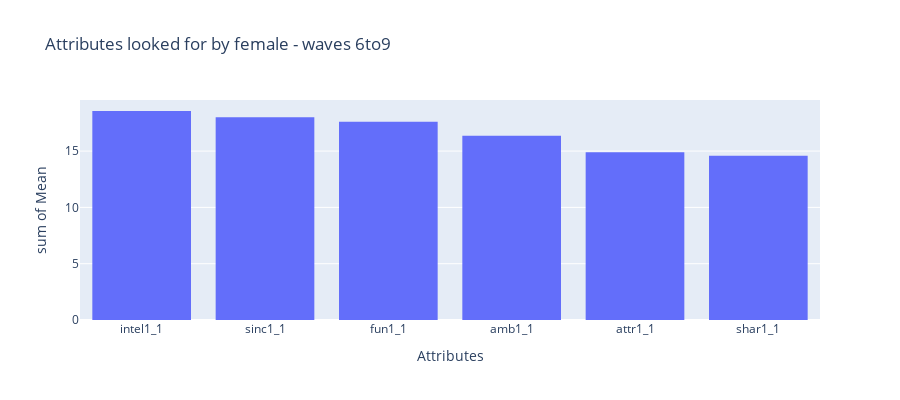
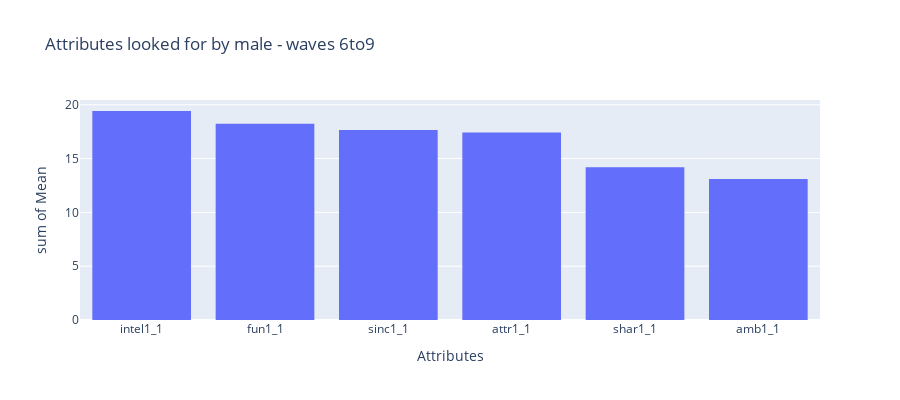

The code cell stored with these charts, in order, in its notebook:
### Markdown cell above
##### Waves 6-9

### Code cell
df_waves_6to9_female = df_waves_6to9.loc[df_waves_6to9["gender"]==0,:]\
                .drop(["gender", "wave"], axis=1)\
                .mean()\
                .sort_values(ascending=False)\
                .reset_index()

df_waves_6to9_male = df_waves_6to9.loc[df_waves_6to9["gender"]==1,:]\
                .drop(["gender", "wave"], axis=1)\
                .mean()\
                .sort_values(ascending=False)\
                .reset_index()

df_waves_6to9_female.columns = ['Attributes', 'Mean']
display(df_waves_6to9_female)
df_waves_6to9_male.columns = ['Attributes', 'Mean']
display(df_waves_6to9_male)

fig_waves_6to9_female = px.histogram(df_waves_6to9_female, x="Attributes", y="Mean", height=400, title="Attributes looked for by female - waves 6to9")
fig_waves_6to9_female.show()
fig_waves_6to9_male = px.histogram(df_waves_6to9_male, x="Attributes", y="Mean", height=400, title="Attributes looked for by male - waves 6to9")
fig_waves_6to9_male.show()

### Figure 1 — Plotly figure (JSON) as saved in the notebook; plotly's stock layout.template omitted (floating-point values rounded to 4 significant figures)
{"data": [{"alignmentgroup": "True", "bingroup": "x", "histfunc": "sum", "hovertemplate": "Attributes=%{x}<br>sum of Mean=%{y}<extra></extra>", "legendgroup": "", "marker": {"color": "#636efa", "pattern": {"shape": ""}}, "name": "", "offsetgroup": "", "orientation": "v", "showlegend": false, "type": "histogram", "x": ["intel1_1", "sinc1_1", "fun1_1", "amb1_1", "attr1_1", "shar1_1"], "xaxis": "x", "y": [18.56, 17.99, 17.59, 16.37, 14.89, 14.59], "yaxis": "y"}], "layout": {"barmode": "relative", "height": 400, "legend": {"tracegroupgap": 0}, "title": {"text": "Attributes looked for by female - waves 6to9"}, "xaxis": {"anchor": "y", "domain": [0, 1], "title": {"text": "Attributes"}}, "yaxis": {"anchor": "x", "domain": [0, 1], "title": {"text": "sum of Mean"}}}}

### Figure 2 — Plotly figure (JSON) as saved in the notebook; plotly's stock layout.template omitted (floating-point values rounded to 4 significant figures)
{"data": [{"alignmentgroup": "True", "bingroup": "x", "histfunc": "sum", "hovertemplate": "Attributes=%{x}<br>sum of Mean=%{y}<extra></extra>", "legendgroup": "", "marker": {"color": "#636efa", "pattern": {"shape": ""}}, "name": "", "offsetgroup": "", "orientation": "v", "showlegend": false, "type": "histogram", "x": ["intel1_1", "fun1_1", "sinc1_1", "attr1_1", "shar1_1", "amb1_1"], "xaxis": "x", "y": [19.42, 18.22, 17.65, 17.42, 14.18, 13.11], "yaxis": "y"}], "layout": {"barmode": "relative", "height": 400, "legend": {"tracegroupgap": 0}, "title": {"text": "Attributes looked for by male - waves 6to9"}, "xaxis": {"anchor": "y", "domain": [0, 1], "title": {"text": "Attributes"}}, "yaxis": {"anchor": "x", "domain": [0, 1], "title": {"text": "sum of Mean"}}}}
